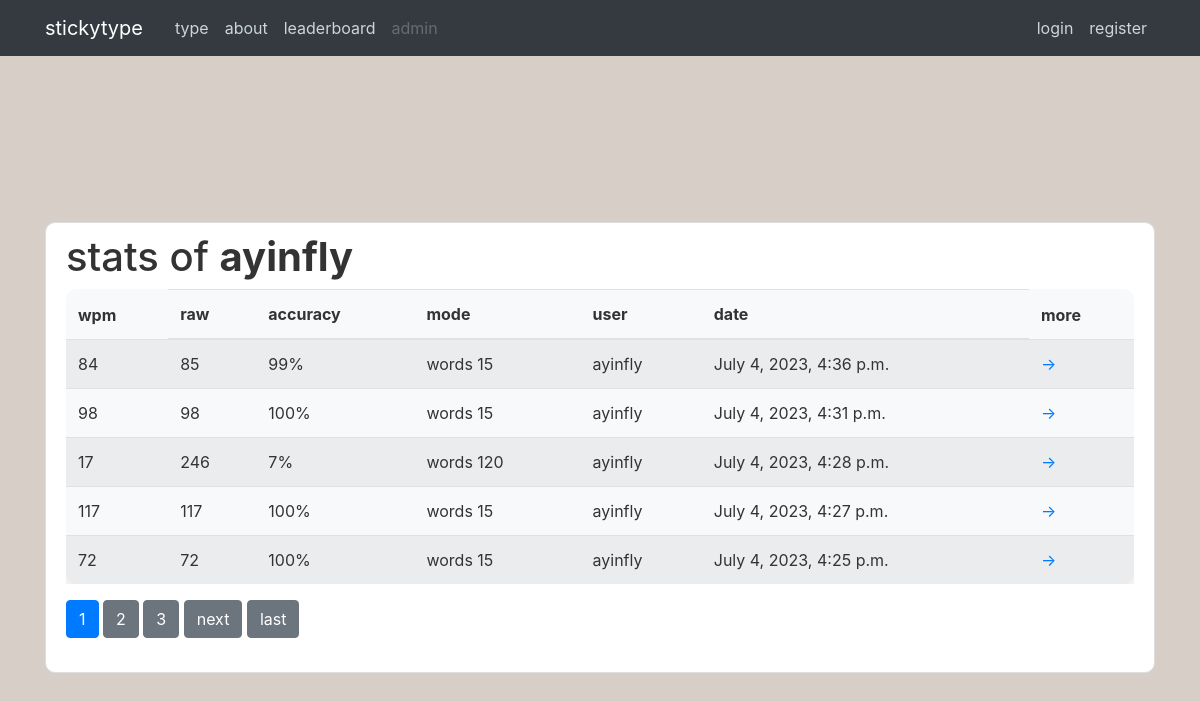
Before: /stats/ayinfly with the older database file.
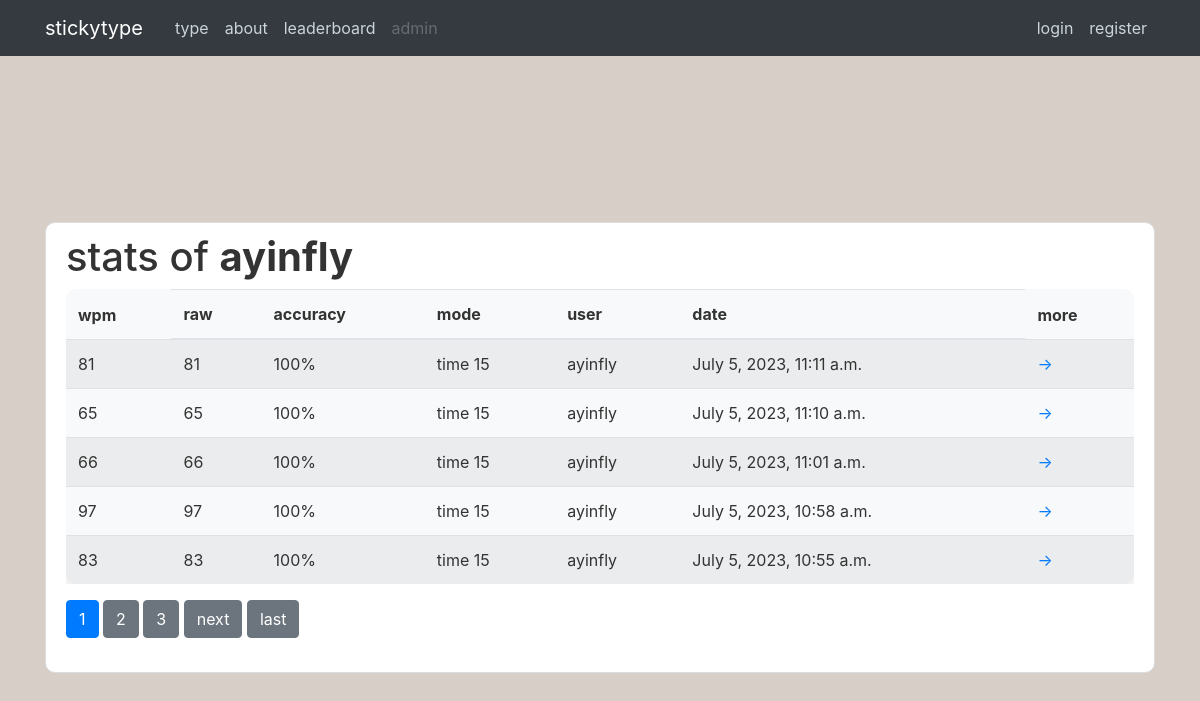
After: the same page with the newer database file.
### type/models.py (models this page shows, shortened)
class Stat(models.Model):
    author = models.ForeignKey(User, on_delete=models.CASCADE)
    wpm_total = models.PositiveSmallIntegerField(default=0)
    wpm_raw = models.PositiveSmallIntegerField(default=0)
    time = models.DateTimeField(auto_now_add=True)
    accuracy = models.PositiveSmallIntegerField(default=0)
    mode = models.CharField(max_length=20, default='')

### type/views.py (the view)
# urls.py: path("stats/<str:username>", StatListView.as_view(), name='type-stats'),
class StatListView(ListView):
    model = Stat
    template_name = 'type/stats.html'
    context_object_name = 'stats'
    ordering = ['-time']
    paginate_by = 5
    def get_queryset(self):
        user = get_object_or_404(User, username=self.kwargs.get('username'))
        return Stat.objects.filter(author=user).order_by('-time')

### type/templates/type/stats.html (shortened to what this page needs)
{% extends "type/base.html" %}
{% block content%}
    <div class="content-section">
        <h1>stats of <b>{{ view.kwargs.username }}</b></h1>
        <table class="table table-hover table-striped bg-light round">
            <thead>
                <tr>
                    <th scope="col" style="border: none;">wpm</th>
                    <th scope="col">raw</th>
                    <th scope="col">accuracy</th>
                    <th scope="col">mode</th>
                    <th scope="col">user</th>
                    <th scope="col">date</th>
                    <th scope="col" style="border: none;">more</th>
                </tr>
            </thead>
            <tbody>
                {% for stat in stats %}
                    <tr>
                        <td>{{ stat.wpm_total }}</td>
                        <td>{{ stat.wpm_raw }}</td>
                        <td>{{ stat.accuracy }}%</td>
                        <td>{{ stat.mode }}</td>
                        <td>{{ stat.author.username }}</td>
                        <td>{{ stat.time }}</td>
                        <td><a href="{% url 'stat-detail' stat.id %}" class="stretched-link">→</a></td>
                    </tr>
                {% endfor %}
            </tbody>
        </table>
        {% if is_paginated %}
            {% for num in page_obj.paginator.page_range %}
                {% if page_obj.number == num %}
                    <a class="btn btn-primary mb-4" href="?page={{ num }}">{{ num }}</a>
                {% elif num > page_obj.number|add:'-3'  and num < page_obj.number|add:'3' %}
                    <a class="btn btn-secondary mb-4" href="?page={{ num }}">{{ num }}</a>
                {% endif %}
            {% endfor %}
            {% if page_obj.has_next %}
                <a class="btn btn-secondary mb-4" href="?page={{ page_obj.next_page_number}}">next</a>
                <a class="btn btn-secondary mb-4" href="?page={{ page_obj.paginator.num_pages }}">last</a>
            {% endif %}
        {% endif %}
    </div>
{% endblock content%}

Changed rows visible on the page:
no longer on this page (row unchanged): Stat: wpm_total "84", wpm_raw "85", accuracy "99", mode "words 15", author.username "ayinfly", time "July 4, 2023, 4:36 p.m."
no longer on this page (row unchanged): Stat: wpm_total "98", wpm_raw "98", accuracy "100", mode "words 15", author.username "ayinfly", time "July 4, 2023, 4:31 p.m."
no longer on this page (row unchanged): Stat: wpm_total "17", wpm_raw "246", accuracy "7", mode "words 120", author.username "ayinfly", time "July 4, 2023, 4:28 p.m."
no longer on this page (row unchanged): Stat: wpm_total "117", wpm_raw "117", accuracy "100", mode "words 15", author.username "ayinfly", time "July 4, 2023, 4:27 p.m."
no longer on this page (row unchanged): Stat: wpm_total "72", wpm_raw "72", accuracy "100", mode "words 15", author.username "ayinfly", time "July 4, 2023, 4:25 p.m."
added Stat: wpm_total "81", wpm_raw "81", accuracy "100", mode "time 15", author.username "ayinfly", time "July 5, 2023, 11:11 a.m."
added Stat: wpm_total "65", wpm_raw "65", accuracy "100", mode "time 15", author.username "ayinfly", time "July 5, 2023, 11:10 a.m."
added Stat: wpm_total "66", wpm_raw "66", accuracy "100", mode "time 15", author.username "ayinfly", time "July 5, 2023, 11:01 a.m."
added Stat: wpm_total "97", wpm_raw "97", accuracy "100", mode "time 15", author.username "ayinfly", time "July 5, 2023, 10:58 a.m."
added Stat: wpm_total "83", wpm_raw "83", accuracy "100", mode "time 15", author.username "ayinfly", time "July 5, 2023, 10:55 a.m."
